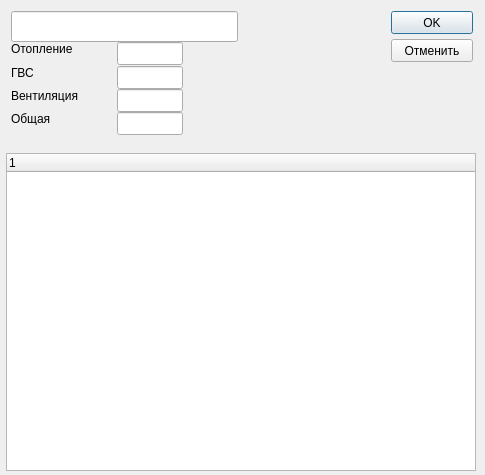
<?xml version="1.0" encoding="UTF-8"?><ui version="4.0"><class>Nagr_treeDialog</class>
<widget class="QDialog">
<property name="geometry">
    <rect>
     <x>0</x>
     <y>0</y>
     <width>485</width>
     <height>475</height>
    </rect>
   </property>
<property name="windowTitle"><string>Нагрузки</string></property>
<widget class="QPushButton" name="push_Ok">
<property name="geometry">
    <rect>
     <x>391</x>
     <y>11</y>
     <width>82</width>
     <height>23</height>
    </rect>
   </property>
<property name="text"><string>OK</string></property>
</widget>
<widget class="QPushButton" name="push_Cancel">
<property name="geometry">
    <rect>
     <x>391</x>
     <y>39</y>
     <width>82</width>
     <height>23</height>
    </rect>
   </property>
<property name="text"><string>Отменить</string></property>
</widget>
<widget class="QTreeWidget" name="tree_Tree1">
<property name="geometry">
    <rect>
     <x>6</x>
     <y>153</y>
     <width>470</width>
     <height>318</height>
    </rect>
   </property>
</widget>
<widget class="QLineEdit" name="edit_Name">
<property name="geometry">
    <rect>
     <x>11</x>
     <y>11</y>
     <width>227</width>
     <height>31</height>
    </rect>
   </property>
</widget>
<widget class="QLabel" name="label_Static1">
<property name="geometry">
    <rect>
     <x>11</x>
     <y>42</y>
     <width>62</width>
     <height>13</height>
    </rect>
   </property>
<property name="text"><string>Отопление</string></property>
</widget>
<widget class="QLabel" name="label_Static2">
<property name="geometry">
    <rect>
     <x>11</x>
     <y>66</y>
     <width>23</width>
     <height>13</height>
    </rect>
   </property>
<property name="text"><string>ГВС</string></property>
</widget>
<widget class="QLabel" name="label_Static3">
<property name="geometry">
    <rect>
     <x>11</x>
     <y>89</y>
     <width>67</width>
     <height>13</height>
    </rect>
   </property>
<property name="text"><string>Вентиляция</string></property>
</widget>
<widget class="QLabel" name="label_Static4">
<property name="geometry">
    <rect>
     <x>11</x>
     <y>112</y>
     <width>67</width>
     <height>13</height>
    </rect>
   </property>
<property name="text"><string>Общая</string></property>
</widget>
<widget class="QLineEdit" name="edit_Otopl">
<property name="geometry">
    <rect>
     <x>117</x>
     <y>42</y>
     <width>66</width>
     <height>23</height>
    </rect>
   </property>
</widget>
<widget class="QLineEdit" name="edit_Gvs">
<property name="geometry">
    <rect>
     <x>117</x>
     <y>66</y>
     <width>66</width>
     <height>23</height>
    </rect>
   </property>
</widget>
<widget class="QLineEdit" name="edit_Vent">
<property name="geometry">
    <rect>
     <x>117</x>
     <y>89</y>
     <width>66</width>
     <height>23</height>
    </rect>
   </property>
</widget>
<widget class="QLineEdit" name="edit_All">
<property name="geometry">
    <rect>
     <x>117</x>
     <y>112</y>
     <width>66</width>
     <height>23</height>
    </rect>
   </property>
</widget>
</widget>
<buttongroups>
</buttongroups>
</ui>
